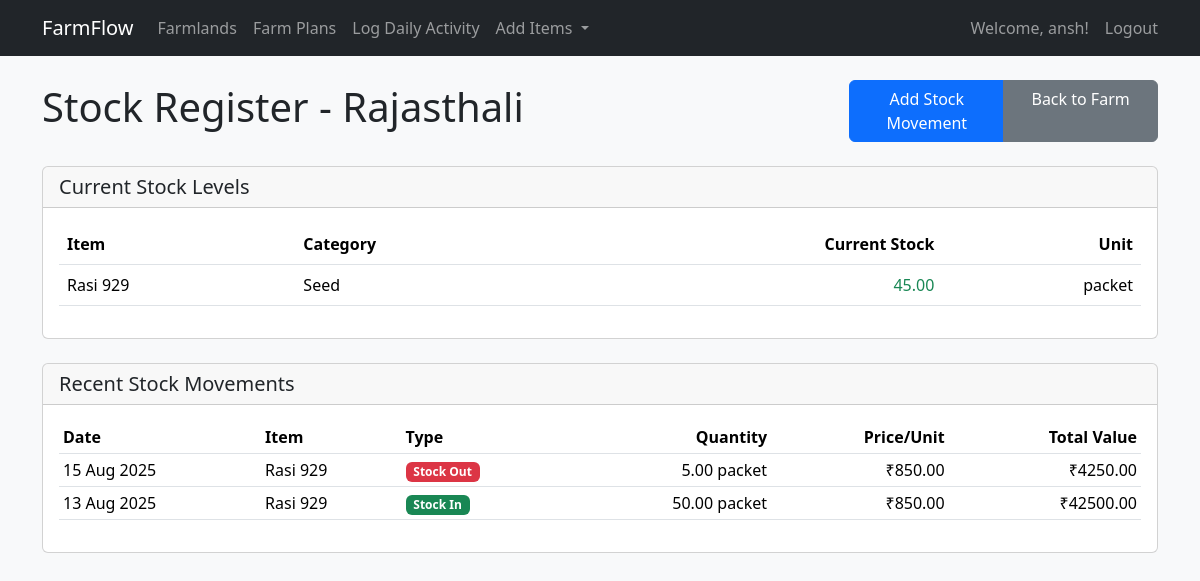
Screenshot of /farm/1/stock/ (signed in) with the database file from the repository.
### farm/models.py (models this page shows, shortened)
class Farmland(models.Model):
    name = models.CharField(max_length=150)
    size = models.DecimalField(max_digits=10, decimal_places=2, help_text="in acres")
    location = models.CharField(max_length=255)
    infrastructure = models.TextField(blank=True, null=True)
    latitude = models.DecimalField(max_digits=9, decimal_places=6, null=True, blank=True)
    longitude = models.DecimalField(max_digits=9, decimal_places=6, null=True, blank=True)
    parent_zone = models.ForeignKey(Zone, on_delete=models.CASCADE, related_name='farmlands')

class Stock(models.Model):
    farm = models.ForeignKey(Farmland, on_delete=models.CASCADE, related_name='stock')
    item = models.ForeignKey(Item, on_delete=models.CASCADE)
    quantity = models.DecimalField(max_digits=10, decimal_places=2, default=0)
    class Meta:
        unique_together = ('farm', 'item')

class Item(models.Model):
    category = models.ForeignKey(Category, on_delete=models.CASCADE, limit_choices_to={'type': 'ITEM'})
    name = models.CharField(max_length=100)
    unit = models.CharField(max_length=50, help_text="e.g., 'kg', 'liter', 'unit'")
    description = models.TextField(blank=True)

class Category(models.Model):
    TYPE_CHOICES = [
        ('ACTIVITY', 'Activity'),
        ('ITEM', 'Item'),
        ('EXPENSE', 'Expense'),
    ]
    name = models.CharField(max_length=100)
    type = models.CharField(max_length=50, choices=TYPE_CHOICES)
    expected_efficiency = models.CharField(max_length=100, blank=True, help_text="e.g., '1 acre/hour'")
    class Meta:
        verbose_name_plural = "Categories"

class InventoryMovement(models.Model):
    TRANSACTION_TYPES = [
        ('IN', 'Stock In'),  # Purchase or transfer in
        ('OUT', 'Stock Out'),  # Usage in activity
        ('ADJUST', 'Adjustment'),  # Physical count correction
    ]
    farm = models.ForeignKey(Farmland, on_delete=models.CASCADE)
    item = models.ForeignKey(Item, on_delete=models.CASCADE)
    transaction_type = models.CharField(max_length=10, choices=TRANSACTION_TYPES)
    quantity = models.DecimalField(max_digits=10, decimal_places=2)
    price_per_unit = models.DecimalField(max_digits=10, decimal_places=2, default=0.00, help_text="Price per unit for stock in")
    date = models.DateField()
    related_activity = models.ForeignKey(DailyActivity, on_delete=models.SET_NULL, null=True, blank=True)
    @property
    def total_value(self):
        return self.quantity * self.price_per_unit

### farm/views.py (the view)
# urls.py: path('farm/<int:farm_pk>/stock/', views.StockRegisterView.as_view(), name='stock_register'),
class StockRegisterView(LoginRequiredMixin, FarmContextMixin, TemplateView):
    template_name = 'farm/stock_register.html'
    def get_context_data(self, **kwargs):
        context = super().get_context_data(**kwargs)
        farm = context['farm']
        stocks = Stock.objects.filter(farm=farm).select_related('item')
        movements = InventoryMovement.objects.filter(
            farm=farm
        ).select_related('item').order_by('-date')[:50]
        context['stocks'] = stocks
        context['movements'] = movements
        return context

### farm/views.py (called while the page is built)
    def dispatch(self, request, *args, **kwargs):
        self.farm = get_object_or_404(Farmland, pk=kwargs['farm_pk'])
        return super().dispatch(request, *args, **kwargs)

    def get_context_data(self, **kwargs):
        context = super().get_context_data(**kwargs)
        context['farm'] = self.farm
        return context

### templates/farm/stock_register.html (shortened to what this page needs)
{% extends 'base.html' %}
{% block content %}
<div class="d-flex justify-content-between align-items-center mb-4">
    <h1>Stock Register - {{ farm.name }}</h1>
    <div class="btn-group">
        <a href="{% url 'farm:stock_add' farm.pk %}" class="btn btn-primary">Add Stock Movement</a>
        <a href="{% url 'farm:farmland_detail' farm.pk %}" class="btn btn-secondary">Back to Farm</a>
    </div>
</div>
<div class="card mb-4">
    <div class="card-header">
        <h5 class="mb-0">Current Stock Levels</h5>
    </div>
    <div class="card-body">
        <div class="table-responsive">
            <table class="table table-hover">
                <thead>
                    <tr>
                        <th>Item</th>
                        <th>Category</th>
                        <th class="text-end">Current Stock</th>
                        <th class="text-end">Unit</th>
                    </tr>
                </thead>
                <tbody>
                    {% for stock in stocks %}
                    <tr>
                        <td>{{ stock.item.name }}</td>
                        <td>{{ stock.item.category.name }}</td>
                        <td class="text-end">
                            <span class="{% if stock.quantity <= 0 %}text-danger{% elif stock.quantity <= 10 %}text-warning{% else %}text-success{% endif %}">
                                {{ stock.quantity|floatformat:2 }}
                            </span>
                        </td>
                        <td class="text-end">{{ stock.item.unit }}</td>
                    </tr>
                    {% empty %}
                    <tr>
                        <td colspan="4" class="text-center">No stock items found.</td>
                    </tr>
                    {% endfor %}
                </tbody>
            </table>
        </div>
    </div>
</div>
<div class="card">
    <div class="card-header">
        <h5 class="mb-0">Recent Stock Movements</h5>
    </div>
    <div class="card-body">
        <div class="table-responsive">
            <table class="table table-sm">
                <thead>
                    <tr>
                        <th>Date</th>
                        <th>Item</th>
                        <th>Type</th>
                        <th class="text-end">Quantity</th>
                        <th class="text-end">Price/Unit</th>
                        <th class="text-end">Total Value</th>
                    </tr>
                </thead>
                <tbody>
                    {% for movement in movements %}
                    <tr>
                        <td>{{ movement.date|date:"d M Y" }}</td>
                        <td>{{ movement.item.name }}</td>
                        <td>
                            <span class="badge
                                {% if movement.transaction_type == 'IN' %}bg-success
                                {% elif movement.transaction_type == 'OUT' %}bg-danger
                                {% else %}bg-warning{% endif %}">
                                {{ movement.get_transaction_type_display }}
                            </span>
                        </td>
                        <td class="text-end">{{ movement.quantity|floatformat:2 }} {{ movement.item.unit }}</td>
                        <td class="text-end">
                            {% if movement.price_per_unit > 0 %}
                                ₹{{ movement.price_per_unit|floatformat:2 }}
                            {% else %}
                                -
                            {% endif %}
                        </td>
                        <td class="text-end">
                            {% if movement.total_value > 0 %}
                                ₹{{ movement.total_value|floatformat:2 }}
                            {% else %}
                                -
                            {% endif %}
                        </td>
                    </tr>
                    {% empty %}
                    <tr>
                        <td colspan="6" class="text-center">No stock movements found.</td>
                    </tr>
                    {% endfor %}
                </tbody>
            </table>
        </div>
    </div>
</div>
{% endblock %}

### templates/base.html (shortened to what this page needs)
<!doctype html>
<html lang="en">
<head>
    <link href="https://cdn.jsdelivr.net/npm/bootstrap@5.3.2/dist/css/bootstrap.min.css" rel="stylesheet">
    <link rel="stylesheet" href="https://cdn.jsdelivr.net/npm/bootstrap-icons@1.11.1/font/bootstrap-icons.css">
</head>
<body class="bg-light">
    <nav class="navbar navbar-expand-lg navbar-dark bg-dark">
        <div class="container">
            <a class="navbar-brand" href="{% url 'farm:farmland_list' %}">FarmFlow</a>
            <div class="collapse navbar-collapse" id="navbarNav">
                <ul class="navbar-nav me-auto mb-2 mb-lg-0">
                    <li class="nav-item">
                        <a class="nav-link" href="{% url 'farm:farmland_list' %}">Farmlands</a>
                    </li>
                    {% if user.is_superuser or not user.staff or user.staff.role.name != 'FARM_MANAGER' %}
                        <li class="nav-item">
                            <a class="nav-link" href="{% url 'farm:plan_list' %}">Farm Plans</a>
                        </li>
                    {% endif %}
                    <li class="nav-item">
                        <a class="nav-link" href="{% url 'farm:activity_add' %}">Log Daily Activity</a>
                    </li>
                    {% if user.is_superuser or not user.staff or user.staff.role.name != 'FARM_MANAGER' %}
                        <li class="nav-item dropdown">
                            <a class="nav-link dropdown-toggle" href="#" role="button" data-bs-toggle="dropdown">
                                Add Items
                            </a>
                        </li>
                    {% endif %}
                </ul>
                {% if user.is_authenticated %}
                    <div class="navbar-nav d-flex align-items-center">
                        <span class="navbar-text me-3">Welcome, {{ user.username }}!</span>
                        <form method="post" action="{% url 'logout' %}" class="d-inline">
                            <button type="submit" class="btn btn-link nav-link border-0 p-0">Logout</button>
                        </form>
                    </div>
                {% else %}
                    <a class="nav-link" href="{% url 'login' %}">Login</a>
                {% endif %}
            </div>
        </div>
    </nav>
    <main class="container mt-4">
        {% block content %}{% endblock %}
    </main>
</body>
</html>

### templates/base.html (style rules this page uses)
.btn-group .btn { flex: 1; }

### rows the page displays
Farmland: name "Rajasthali"
Stock: item.name "Rasi 929", item.category.name "Seed", quantity "45.00", item.unit "packet"
InventoryMovement: date "15 Aug 2025", item.name "Rasi 929", transaction_type "Stock Out", quantity "5.00", item.unit "packet", price_per_unit "850.00", total_value "4250.00"
InventoryMovement: date "13 Aug 2025", item.name "Rasi 929", transaction_type "Stock In", quantity "50.00", item.unit "packet", price_per_unit "850.00", total_value "42500.00"

### other values shown
{{ user.username }} "ansh"
